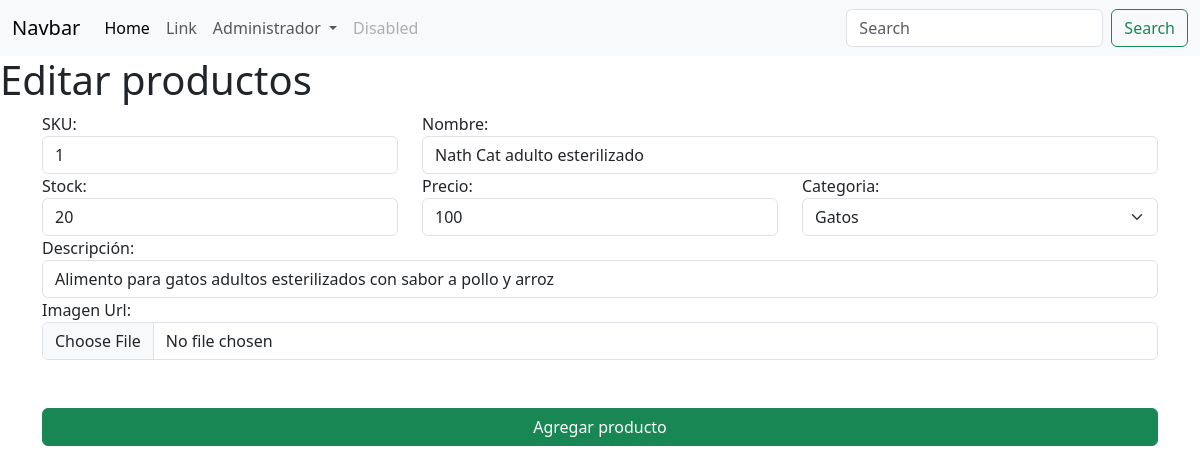
Page /editarProducto/1 on the earlier database version.
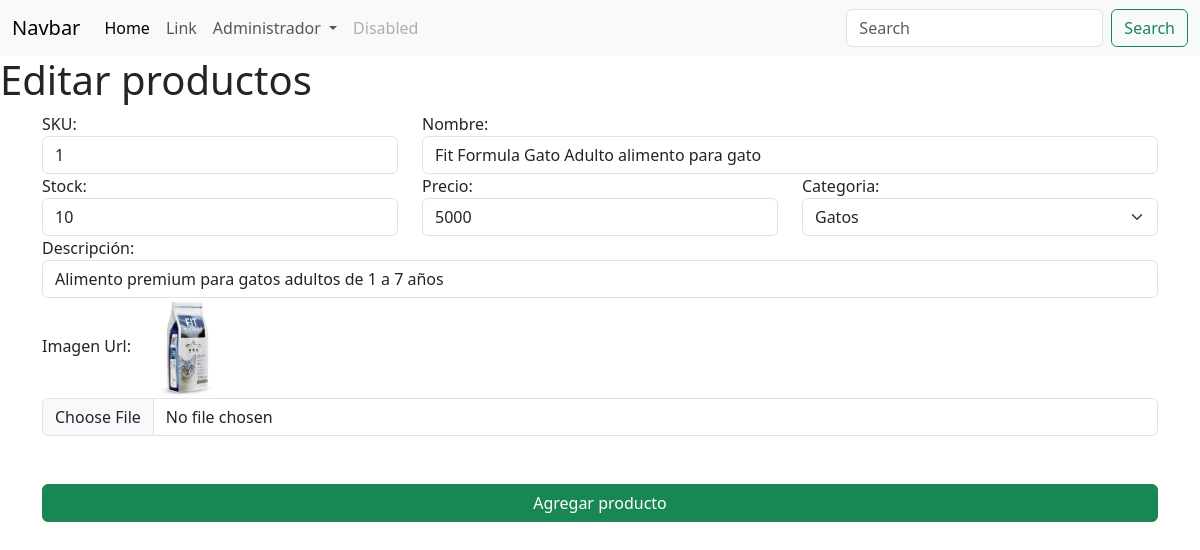
Same page on the later database version.
### apps/Tienda/models.py (models this page shows, shortened)
class Producto(models.Model):
    sku = models.IntegerField(primary_key=True)
    nombre = models.CharField(max_length=50)
    stock = models.IntegerField()
    precio = models.IntegerField()
    descripcion = models.CharField(max_length=200)
    id_categoria = models.ForeignKey(Categoria,on_delete=models.CASCADE)
    imagen_url = models.ImageField(upload_to='imagenesProducto')

class Categoria(models.Model):
    id_categoria = models.IntegerField(primary_key=True)
    nombre_categoria = models.CharField(max_length=100)

### apps/Tienda/views.py (the view)
# urls.py: path('editarProducto/<sku>',views.cargarEditarProducto),
def cargarEditarProducto(request,sku):
    productos = Producto.objects.get(sku = sku)
    categorias = Categoria.objects.all()
    return render(request,"editarProducto.html",{"prod":productos,"cate":categorias})

### apps/Tienda/templates/editarProducto.html (shortened to what this page needs)
{% extends './base.html' %}
{% block body %}
    <h1>Editar productos</h1>
    <div class="container">
        <form action="/editarProductoForm" method="POST" enctype="multipart/form-data"> {% csrf_token %}
            <div class="row">
                <div class="col-md-4">
                    <label for="txtSku">SKU:</label>
                    <input readonly value="{{prod.sku}}" name="txtSku" id="txtSku" type="text" class="form-control">
                </div>
                <div class="col-md-8">
                    <label for="txtNombre">Nombre:</label>
                    <input value="{{prod.nombre}}" name="txtNombre" id="txtNombre" type="text" class="form-control">
                </div>
                <div class="col-md-4">
                    <label for="txtStock">Stock:</label>
                    <input value="{{prod.stock}}" name="txtStock" id="txtStock" type="text" class="form-control">
                </div>
                <div class="col-md-4">
                    <label for="txtPrecio">Precio:</label>
                    <input value="{{prod.precio}}" name="txtPrecio" id="txtPrecio" type="text" class="form-control">
                </div>
                <div class="col-md-4">
                    <label for="cmbCategoria">Categoria:</label>
                    <select name="cmbCategoria" id="cmbCategoria" class="form-select" aria-label="Default select example">
                        {% for c in cate %}
                        <option value="{{c.id_categoria}}" {% if c.id_categoria == prod.id_categoria.id_categoria %} selected {% endif %} >{{c.nombre_categoria}}</option>
                        {% endfor %}
                      </select>
                </div>
                <div class="col-md-12">
                    <label for="txtDescripcion">Descripción:</label>
                    <input value="{{prod.descripcion}}" name="txtDescripcion" id="txtDescripcion" type="text" class="form-control">
                </div>
                <div class="col-md-12">
                    <label for="txtImg">Imagen Url:</label>
                    <img src="{{prod.imagen_url.url}}" height="100" alt="">
                    <input name="txtImg" id="txtImg" type="file" class="form-control">
                </div>
            </div>
            <button class="btn btn-success mt-5 w-100">Agregar producto</button>
        </form>
    </div>
    {% endblock %}

Differences in the rows shown:
changed Producto "Gatos": txtNombre "Nath Cat adulto esterilizado" → "Fit Formula Gato Adulto alimento para gato"; txtStock "20" → "10"; txtPrecio "100" → "5000"; txtDescripcion "Alimento para gatos adultos esterilizados con sabor a pollo y arroz" → "Alimento premium para gatos adultos de 1 a 7 años"; imagen_url: picture added
